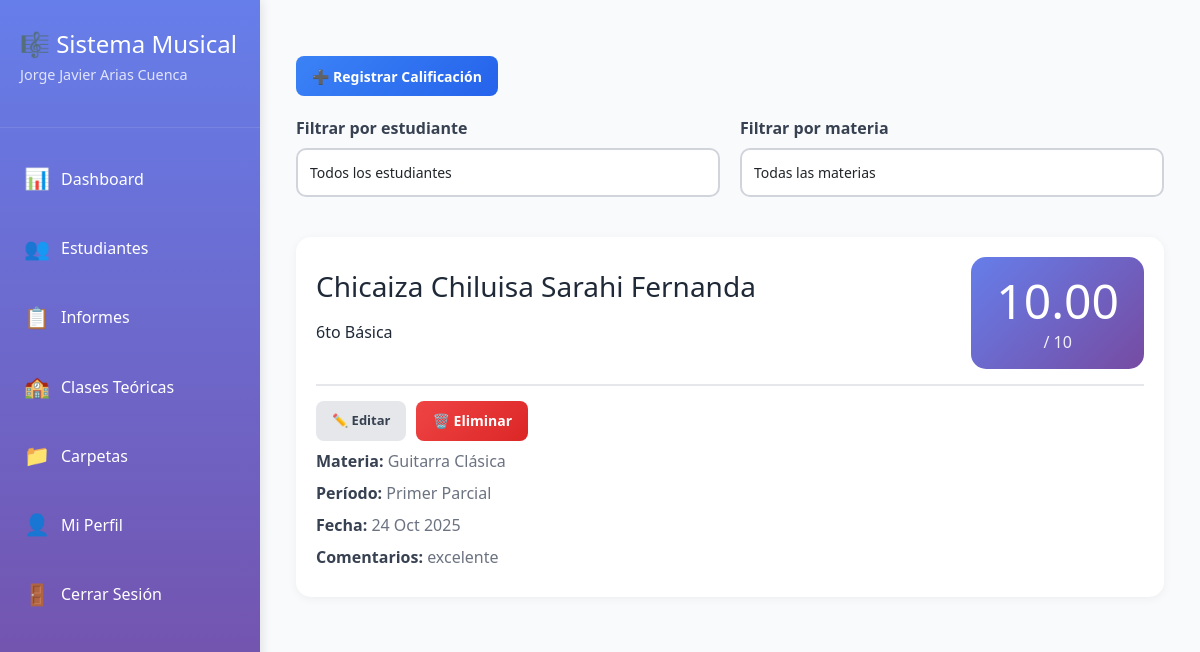
The page /teachers/calificaciones/ (signed in) on the database its author committed.
### teachers/models.py (models this page shows, shortened)
class Teacher(models.Model):
    user = models.OneToOneField(User, on_delete=models.CASCADE, related_name='teacher_profile')
    full_name = models.CharField(max_length=200, verbose_name="Nombre completo")
    specialization = models.CharField(max_length=100, blank=True, verbose_name="Especialización")
    phone = models.CharField(max_length=20, blank=True, verbose_name="Teléfono")
    photo = models.ImageField(upload_to='profiles/teachers/', blank=True, null=True, verbose_name="Foto de perfil")
    created_at = models.DateTimeField(auto_now_add=True)
    class Meta:
        verbose_name = "Docente"
        verbose_name_plural = "Docentes"
        ordering = ['full_name']

### classes/models.py (models this page shows, shortened)
class Grade(models.Model):
    PERIOD_CHOICES = [
        ('Primer Parcial', 'Primer Parcial'),
        ('Segundo Parcial', 'Segundo Parcial'),
        ('Tercer Parcial', 'Tercer Parcial'),
        ('Examen Final', 'Examen Final'),
        ('Quimestre 1', 'Quimestre 1'),
        ('Quimestre 2', 'Quimestre 2'),
    ]
    student = models.ForeignKey(Student, on_delete=models.CASCADE, related_name='grades', verbose_name="Estudiante")
    subject = models.CharField(max_length=100, choices=Activity.SUBJECT_CHOICES, verbose_name="Materia")
    period = models.CharField(max_length=50, choices=PERIOD_CHOICES, verbose_name="Período")
    score = models.DecimalField(max_digits=5, decimal_places=2, validators=[MinValueValidator(0), MaxValueValidator(10)], verbose_name="Calificación")
    comments = models.TextField(blank=True, verbose_name="Comentarios")
    date = models.DateField(verbose_name="Fecha de calificación")
    created_at = models.DateTimeField(auto_now_add=True)
    class Meta:
        ordering = ['-date']
        verbose_name = "Calificación"
        verbose_name_plural = "Calificaciones"
        unique_together = ['student', 'subject', 'period']

### students/models.py (models this page shows, shortened)
class Student(models.Model):
    GRADE_CHOICES = [
        ('2do Básica', '2do Básica'),
        ('3ro Básica', '3ro Básica'),
        ('4to Básica', '4to Básica'),
        ('5to Básica', '5to Básica'),
        ('6to Básica', '6to Básica'),
        ('7mo Básica', '7mo Básica'),
        ('8vo Básica', '8vo Básica'),
        ('1ro Bachillerato', '1ro Bachillerato'),
        ('2do Bachillerato', '2do Bachillerato'),
        ('3ro Bachillerato', '3ro Bachillerato'),
    ]
    teacher = models.ForeignKey(Teacher, on_delete=models.CASCADE, related_name='students', verbose_name="Docente")
    user = models.OneToOneField(User, on_delete=models.SET_NULL, null=True, blank=True, related_name='student_profile', verbose_name="Usuario del estudiante")
    name = models.CharField(max_length=200, verbose_name="Nombre completo")
    grade = models.CharField(max_length=50, choices=GRADE_CHOICES, verbose_name="Año escolar")
    parent_name = models.CharField(max_length=200, blank=True, verbose_name="Nombre del padre/madre")
    parent_email = models.EmailField(blank=True, verbose_name="Email del padre/madre")
    parent_phone = models.CharField(max_length=20, blank=True, verbose_name="Teléfono del padre/madre")
    notes = models.TextField(blank=True, verbose_name="Notas adicionales")
    photo = models.ImageField(upload_to='profiles/students/', blank=True, null=True, verbose_name="Foto de perfil")
    active = models.BooleanField(default=True, verbose_name="Activo")
    created_at = models.DateTimeField(auto_now_add=True)
    class Meta:
        ordering = ['name']
        verbose_name = "Estudiante"
        verbose_name_plural = "Estudiantes"
    def __str__(self):
        return f"{self.name} - {self.grade}"

### teachers/views.py (the view)
# urls.py: path('calificaciones/', views.grades_view, name='grades'),
@teacher_required
def grades_view(request):
    teacher = request.user.teacher_profile
    if request.method == 'POST':
        form = GradeForm(request.POST, teacher=teacher)
        if form.is_valid():
            grade = form.save()
            messages.success(request, f'Calificación registrada: {grade.student.name} - {grade.score}')
            return redirect('teachers:grades')
    else:
        form = GradeForm(teacher=teacher)
    student_id = request.GET.get('student')
    subject = request.GET.get('subject')
    grades = Grade.objects.filter(student__teacher=teacher).select_related('student')
    if student_id:
        grades = grades.filter(student_id=student_id)
    if subject:
        grades = grades.filter(subject=subject)
    grades = grades.order_by('-date')
    return render(request, 'teachers/grades.html', {
        'form': form,
        'grades': grades,
        'students': teacher.students.filter(active=True),
        'selected_student': student_id,
        'selected_subject': subject,
    })

### teachers/templates/teachers/grades.html (shortened to what this page needs)
{% extends 'teachers/base.html' %}
{% block content %}
<button id="toggle-grade-form" class="btn btn-secondary">➕ Registrar Calificación</button>
<div class="filters-section mt-20">
    <form method="get" class="form-row">
        <div class="form-group">
            <label>Filtrar por estudiante</label>
            <select name="student" class="form-control" onchange="this.form.submit()">
                <option value="">Todos los estudiantes</option>
            </select>
        </div>
        <div class="form-group">
            <label>Filtrar por materia</label>
            <select name="subject" class="form-control" onchange="this.form.submit()">
                <option value="">Todas las materias</option>
            </select>
        </div>
    </form>
</div>
<div class="grades-container mt-20">
    {% if grades %}
        {% for grade in grades %}
        <div class="grade-card-full">
            <div class="grade-header">
                <div>
                    <h3>{{ grade.student.name }}</h3>
                    <p>{{ grade.student.grade }}</p>
                </div>
                <div class="grade-score-large">
                    <h2>{{ grade.score }}</h2>
                    <p>/ 10</p>
                </div>
            </div>
            <div style="display: flex; gap: 10px; margin-top: 15px;">
                <a href="{% url 'teachers:grade_edit' grade.id %}" class="btn btn-view">✏️ Editar</a>
                <a href="{% url 'teachers:grade_delete' grade.id %}" class="btn btn-danger">🗑️ Eliminar</a>
            </div>
            <div class="grade-details">
                <p><strong>Materia:</strong> {{ grade.subject }}</p>
                <p><strong>Período:</strong> {{ grade.period }}</p>
                <p><strong>Fecha:</strong> {{ grade.date|date:"d M Y" }}</p>
                {% if grade.comments %}
                <p><strong>Comentarios:</strong> {{ grade.comments }}</p>
                {% endif %}
            </div>
        </div>
        {% endfor %}
    {% else %}
        <div class="empty-state">
            <h3>📊</h3>
            <h3>No hay calificaciones</h3>
            <p>Registra la primera calificación usando el formulario de arriba</p>
        </div>
    {% endif %}
</div>
{% endblock %}

### teachers/templates/teachers/base.html (shortened to what this page needs)
{% load static %}
<!DOCTYPE html>
<html lang="es">
<head>
    <link href="https://cdn.jsdelivr.net/npm/bootstrap@5.3.3/dist/css/bootstrap.min.css" rel="stylesheet">
    <link rel="stylesheet" href="{% static 'css/app.css' %}">
    <link rel="stylesheet" href="{% static 'teachers/css/style.css' %}">
</head>
<body>
    {% if user.is_authenticated and user.teacher_profile %}
    <div class="dashboard-container">
        <aside class="sidebar">
            <div class="sidebar-header">
                <h2>🎼 Sistema Musical</h2>
                <p>{{ request.user.teacher_profile.full_name }}</p>
            </div>
            <nav class="sidebar-nav">
<a href="{% url 'teachers:teacher_dashboard' %}" class="nav-item {% if request.resolver_match.url_name == 'teacher_dashboard' %}active{% endif %}">
                    <span class="icon">📊</span>
                    <span>Dashboard</span>
                </a>
                <a href="{% url 'teachers:estudiantes' %}" class="nav-item {% if request.resolver_match.url_name == 'estudiantes' %}active{% endif %}">
                    <span class="icon">👥</span>
                    <span>Estudiantes</span>
                </a>
                <a href="{% url 'teachers:informes' %}" class="nav-item {% if request.resolver_match.url_name == 'informes' %}active{% endif %}">
                    <span class="icon">📋</span>
                    <span>Informes</span>
                </a>
                <a href="{% url 'teachers:clases_teoricas' %}" class="nav-item {% if request.resolver_match.url_name == 'clases_teoricas' %}active{% endif %}">
                    <span class="icon">🏫</span>
                    <span>Clases Teóricas</span>
                </a>
                <a href="{% url 'teachers:carpetas' %}" class="nav-item {% if request.resolver_match.url_name == 'carpetas' %}active{% endif %}">
                    <span class="icon">📁</span>
                    <span>Carpetas</span>
                </a>
                <a href="{% url 'teachers:profile' %}" class="nav-item {% if request.resolver_match.url_name == 'profile' %}active{% endif %}">
                    <span class="icon">👤</span>
                    <span>Mi Perfil</span>
                </a>
<a href="{% url 'users:logout' %}" class="nav-item">
                    <span class="icon">🚪</span>
                    <span>Cerrar Sesión</span>
                </a>
            </nav>
        </aside>
        <main class="main-content">
            <div class="container-fluid py-4">
                {% block content %}
                {% endblock %}
            </div>
        </main>
    </div>
    {% else %}
    <div style="padding: 2rem; text-align: center;">
        <h1>Acceso Denegado</h1>
        <p>Debes iniciar sesión como docente para acceder a esta página.</p>
        <a href="{% url 'users:login' %}" class="btn btn-primary">Iniciar Sesión</a>
    </div>
    {% endif %}
</body>
</html>

### static/css/app.css (style rules this page uses)
:root { --space-1: 0.25rem; --space-2: 0.5rem; --space-3: 0.75rem; --space-4: 1rem; --space-5: 1.5rem; --space-6: 2rem; --radius: 10px; --shadow-sm: 0 2px 8px rgba(0,0,0,.06); --shadow: 0 6px 24px rgba(0,0,0,.08); }
.main-content { padding: var(--space-6) var(--space-5); }
h1,h2,h3 { margin: 0 0 var(--space-4) 0; }
p { margin-bottom: var(--space-3); }
.form-group { margin-bottom: var(--space-4); }
.form-row { display: grid; gap: var(--space-4); }
.btn, .btn-primary, .btn-secondary, .btn-orange, .btn-view { border-radius: 8px !important; padding: 0.6rem 1rem !important; }
.sidebar .nav-item { margin-bottom: var(--space-2); }
.py-4 { padding-top: var(--space-5); padding-bottom: var(--space-5); }

### teachers/static/teachers/css/style.css (style rules this page uses)
* { margin: 0; padding: 0; box-sizing: border-box; }
:root { --primary-color: #667eea; --primary-dark: #5568d3; --secondary-color: #764ba2; --success-color: #10B981; --danger-color: #EF4444; --warning-color: #F59E0B; --info-color: #3B82F6; --gray-50: #F9FAFB; --gray-100: #F3F4F6; --gray-200: #E5E7EB; --gray-300: #D1D5DB; --gray-600: #6B7280; --gray-700: #374151; --gray-900: #1F2937; --sidebar-width: 260px; }
body { font-family: 'Segoe UI', Tahoma, Geneva, Verdana, sans-serif; background: var(--gray-50); color: var(--gray-900); }
.sidebar { width: var(--sidebar-width); background: linear-gradient(180deg, var(--primary-color) 0%, var(--secondary-color) 100%); color: white; position: fixed; height: 100vh; overflow-y: auto; box-shadow: 2px 0 10px rgba(0,0,0,0.1); z-index: 1000; }
.sidebar-header { padding: 30px 20px; border-bottom: 1px solid rgba(255,255,255,0.1); }
.sidebar-header h2 { font-size: 1.5em; margin-bottom: 5px; }
.sidebar-header p { font-size: 0.9em; opacity: 0.8; }
.sidebar-nav { padding: 20px 0; }
.nav-item { display: flex; align-items: center; padding: 15px 20px; color: white; text-decoration: none; transition: all 0.3s; border-left: 4px solid transparent; }
.nav-item .icon { font-size: 1.3em; margin-right: 12px; width: 25px; text-align: center; }
.main-content { flex: 1; margin-left: var(--sidebar-width); display: flex; flex-direction: column; }
.form-group { margin-bottom: 20px; }
.form-group label { display: block; font-weight: bold; margin-bottom: 8px; color: var(--gray-700); }
.form-control { width: 100%; padding: 12px; border: 2px solid var(--gray-300); border-radius: 10px; font-size: 14px; transition: border 0.3s; }
.form-row { display: grid; grid-template-columns: 1fr 1fr; gap: 20px; }
.btn { padding: 12px 25px; border: none; border-radius: 10px; font-size: 14px; font-weight: bold; cursor: pointer; transition: all 0.3s; display: inline-flex; align-items: center; gap: 8px; text-decoration: none; }
.btn-secondary { background: linear-gradient(135deg, var(--info-color) 0%, #2563EB 100%); color: white; padding: 10px 20px; }
.btn-danger { background: linear-gradient(135deg, var(--danger-color) 0%, #DC2626 100%); color: white; }
.btn-view { background: var(--gray-200); color: var(--gray-700); padding: 8px 15px; font-size: 13px; }
.mt-20 { margin-top: 20px; }

### teachers/templates/teachers/grades.html (style rules this page uses)
.grade-card-full { background: white; padding: 20px; border-radius: 15px; box-shadow: 0 2px 10px rgba(0,0,0,0.05); margin-bottom: 15px; }
.grade-header { display: flex; justify-content: space-between; align-items: center; border-bottom: 2px solid #E5E7EB; padding-bottom: 15px; margin-bottom: 15px; }
.grade-score-large { text-align: center; background: linear-gradient(135deg, #667eea 0%, #764ba2 100%); color: white; padding: 15px 25px; border-radius: 15px; }
.grade-score-large h2 { font-size: 3em; margin: 0; }
.grade-score-large p { margin: 0; opacity: 0.9; }
.grade-details p { margin: 8px 0; color: #6B7280; }
.grade-details strong { color: #374151; }

### rows shown on the page
Grade: student.name "Chicaiza Chiluisa Sarahi Fernanda", student.grade "6to Básica", score "10.00", subject "Guitarra Clásica", period "Primer Parcial", date "24 Oct 2025", comments "excelente"

### other values the page prints
{{ request.user.teacher_profile.full_name }} "Jorge Javier Arias Cuenca"
